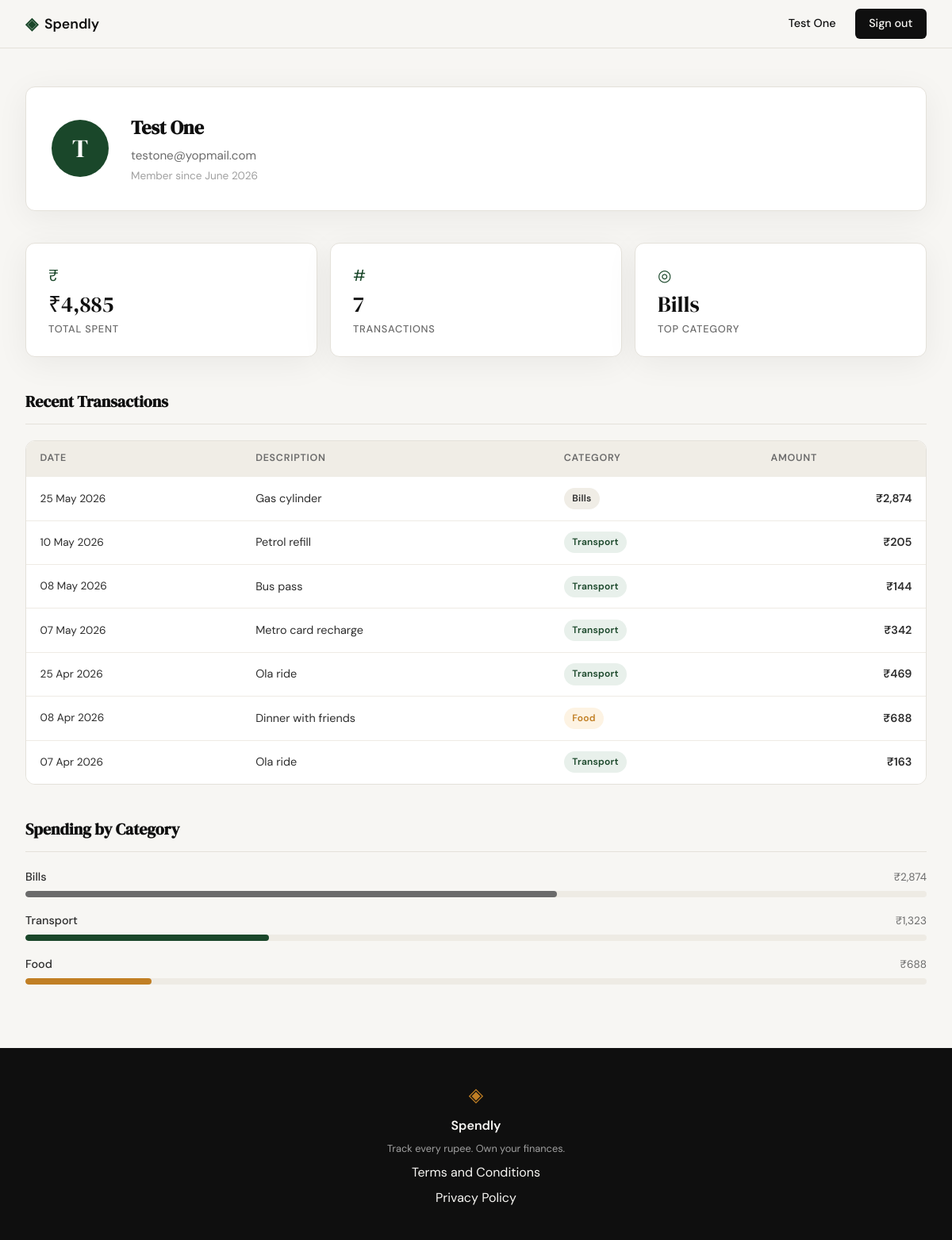
Screenshot of /profile (signed in) with the database file from the repository.
### tables this page shows
CREATE TABLE users (
            id            INTEGER PRIMARY KEY AUTOINCREMENT,
            name          TEXT    NOT NULL,
            email         TEXT    UNIQUE NOT NULL,
            password_hash TEXT    NOT NULL,
            created_at    TEXT    DEFAULT (datetime('now'))
        );

CREATE TABLE expenses (
            id          INTEGER PRIMARY KEY AUTOINCREMENT,
            user_id     INTEGER NOT NULL REFERENCES users(id),
            amount      REAL    NOT NULL,
            category    TEXT    NOT NULL,
            date        TEXT    NOT NULL,
            description TEXT,
            created_at  TEXT    DEFAULT (datetime('now'))
        );

### app.py (the view)
@app.route("/profile")
def profile():
    if not session.get("user_id"):
        return redirect(url_for("login"))
    user_id = session["user_id"]
    raw_user = get_user_by_id(user_id)
    if raw_user is None:
        abort(404)
    user = {
        "name":         raw_user["name"],
        "email":        raw_user["email"],
        "member_since": _fmt_member_since(raw_user["created_at"]),
    }
    raw_txns = get_expenses_by_user(user_id)
    transactions = [
        {
            "date":        _fmt_date(row["date"]),
            "description": row["description"],
            "category":    row["category"],
            "amount":      _fmt_inr(row["amount"]),
        }
        for row in raw_txns
    ]
    raw_stats = get_expense_stats(user_id)
    stats = {
        "total_spent":       _fmt_inr(raw_stats["total_spent"]),
        "transaction_count": raw_stats["transaction_count"],
        "top_category":      raw_stats["top_category"] or "—",
    }
    raw_cats = get_category_breakdown(user_id)
    pcts = _compute_pcts(raw_cats)
    categories = [
        {
            "name":   row["category"],
            "amount": _fmt_inr(row["total"]),
            "pct":    pcts[i],
        }
        for i, row in enumerate(raw_cats)
    ]
    return render_template(
        "profile.html",
        user=user,
        stats=stats,
        transactions=transactions,
        categories=categories,
    )

### app.py (called while the page is built)
def _fmt_inr(amount):
    return "₹{:,.0f}".format(amount)

def _fmt_date(date_str):
    return datetime.strptime(date_str, "%Y-%m-%d").strftime("%d %b %Y")

def _fmt_member_since(created_at):
    return datetime.strptime(created_at[:19], "%Y-%m-%d %H:%M:%S").strftime("%B %Y")

def _compute_pcts(rows):
    if not rows:
        return []
    grand = sum(r["total"] for r in rows)
    if grand == 0:
        return [0] * len(rows)
    floats = [r["total"] / grand * 100 for r in rows]
    floors = [int(f) for f in floats]
    diff = 100 - sum(floors)
    order = sorted(range(len(floats)), key=lambda i: floats[i] - floors[i], reverse=True)
    for i in range(diff):
        floors[order[i]] += 1
    return floors

### database/db.py (called while the page is built)
def get_db():
    conn = sqlite3.connect(DB_PATH)
    conn.row_factory = sqlite3.Row
    conn.execute("PRAGMA foreign_keys = ON")
    return conn

def get_user_by_id(user_id):
    conn = get_db()
    user = conn.execute(
        "SELECT id, name, email, created_at FROM users WHERE id = ?",
        (user_id,),
    ).fetchone()
    conn.close()
    return user

def get_expenses_by_user(user_id):
    conn = get_db()
    rows = conn.execute(
        "SELECT date, description, category, amount FROM expenses "
        "WHERE user_id = ? ORDER BY date DESC",
        (user_id,),
    ).fetchall()
    conn.close()
    return rows

def get_expense_stats(user_id):
    conn = get_db()
    agg = conn.execute(
        "SELECT COALESCE(SUM(amount), 0) AS total_spent, COUNT(*) AS transaction_count "
        "FROM expenses WHERE user_id = ?",
        (user_id,),
    ).fetchone()
    top = conn.execute(
        "SELECT category FROM expenses WHERE user_id = ? "
        "GROUP BY category ORDER BY SUM(amount) DESC LIMIT 1",
        (user_id,),
    ).fetchone()
    conn.close()
    return {
        "total_spent":       agg["total_spent"],
        "transaction_count": agg["transaction_count"],
        "top_category":      top["category"] if top else None,
    }

def get_category_breakdown(user_id):
    conn = get_db()
    rows = conn.execute(
        "SELECT category, SUM(amount) AS total FROM expenses "
        "WHERE user_id = ? GROUP BY category ORDER BY total DESC",
        (user_id,),
    ).fetchall()
    conn.close()
    return rows

### templates/profile.html (shortened to what this page needs)
{% extends "base.html" %}
{% block head %}
<link rel="stylesheet" href="{{ url_for('static', filename='css/profile.css') }}">
{% endblock %}
{% block content %}
<div class="profile-page">
  <section class="profile-header">
    <div class="user-card">
      <div class="user-avatar">{{ user.name[0] | upper }}</div>
      <div class="user-details">
        <h1 class="user-name">{{ user.name }}</h1>
        <p class="user-email">{{ user.email }}</p>
        <p class="user-since">Member since {{ user.member_since }}</p>
      </div>
    </div>
  </section>
  <section class="stats-section">
    <div class="stats-grid">
      <div class="stat-card">
        <span class="stat-icon">₹</span>
        <span class="stat-value">{{ stats.total_spent }}</span>
        <span class="stat-label">Total Spent</span>
      </div>
      <div class="stat-card">
        <span class="stat-icon">#</span>
        <span class="stat-value">{{ stats.transaction_count }}</span>
        <span class="stat-label">Transactions</span>
      </div>
      <div class="stat-card">
        <span class="stat-icon">◎</span>
        <span class="stat-value">{{ stats.top_category }}</span>
        <span class="stat-label">Top Category</span>
      </div>
    </div>
  </section>
  <section class="transactions-section">
    <div class="section-header">
      <h2 class="section-title">Recent Transactions</h2>
    </div>
    <div class="table-wrapper">
      <table class="tx-table">
        <thead>
          <tr>
            <th>Date</th>
            <th>Description</th>
            <th>Category</th>
            <th class="col-amount">Amount</th>
          </tr>
        </thead>
        <tbody>
          {% for tx in transactions %}
          <tr>
            <td class="tx-date">{{ tx.date }}</td>
            <td class="tx-desc">{{ tx.description }}</td>
            <td>
              <span class="badge badge--{{ tx.category | lower }}">{{ tx.category }}</span>
            </td>
            <td class="tx-amount">{{ tx.amount }}</td>
          </tr>
          {% endfor %}
        </tbody>
      </table>
    </div>
  </section>
  <section class="breakdown-section">
    <div class="section-header">
      <h2 class="section-title">Spending by Category</h2>
    </div>
    <div class="breakdown-list">
      {% for cat in categories %}
      <div class="breakdown-row">
        <div class="breakdown-meta">
          <span class="breakdown-name">{{ cat.name }}</span>
          <span class="breakdown-amount">{{ cat.amount }}</span>
        </div>
        <div class="bar-track">
          <div class="bar-fill bar-fill--{{ cat.name | lower }}" style="--pct: {{ cat.pct }}%"></div>
        </div>
      </div>
      {% endfor %}
    </div>
  </section>
</div>
{% endblock %}

### templates/base.html (shortened to what this page needs)
<!DOCTYPE html>
<html lang="en">
<head>
    <link rel="stylesheet" href="{{ url_for('static', filename='css/style.css') }}">
    {% block head %}{% endblock %}
</head>
<body>
    <nav class="navbar">
        <div class="nav-inner">
            <a href="{{ url_for('landing') }}" class="nav-brand">
                <span class="brand-icon">◈</span>
                <span class="brand-name">Spendly</span>
            </a>
            <div class="nav-links">
                {% if session.user_id %}
                    <span class="nav-user">{{ session.user_name }}</span>
                    <a href="{{ url_for('logout') }}" class="nav-cta">Sign out</a>
                {% else %}
                    <a href="{{ url_for('login') }}">Sign in</a>
                    <a href="{{ url_for('register') }}" class="nav-cta">Get started</a>
                {% endif %}
            </div>
        </div>
    </nav>
    <main class="main-content">
        {% block content %}{% endblock %}
    </main>
    <footer class="footer">
        <div class="footer-inner">
            <span class="brand-icon">◈</span>
            <span class="footer-name">Spendly</span>
            <p class="footer-copy">Track every rupee. Own your finances.</p>
            <a href="{{ url_for('terms') }}">Terms and Conditions</a>
            <a href="{{ url_for('privacy') }}">Privacy Policy</a>
        </div>
    </footer>
</body>
</html>

### static/css/style.css (style rules this page uses)
:root { --ink: #0f0f0f; --ink-soft: #2d2d2d; --ink-muted: #6b6b6b; --ink-faint: #a0a0a0; --paper: #f7f6f3; --paper-warm: #f0ede6; --paper-card: #ffffff; --accent: #1a472a; --accent-light: #e8f0eb; --accent-2: #c17f24; --accent-2-light: #fdf3e3; --danger: #c0392b; --danger-light: #fdecea; --border: #e4e1da; --border-soft: #eeebe4; --font-display: 'DM Serif Display', Georgia, serif; --font-body: 'DM Sans', system-ui, sans-serif; --max-width: 1200px; --auth-width: 440px; --radius-sm: 6px; --radius-md: 12px; --radius-lg: 20px; }
*, *::before, *::after { box-sizing: border-box; margin: 0; padding: 0; }
html { font-size: 16px; scroll-behavior: smooth; }
body { background: var(--paper); color: var(--ink); font-family: var(--font-body); font-size: 1rem; line-height: 1.6; -webkit-font-smoothing: antialiased; }
a { color: inherit; text-decoration: none; }
.navbar { position: sticky; top: 0; z-index: 100; background: var(--paper); border-bottom: 1px solid var(--border); padding: 0 2rem; }
.nav-inner { max-width: var(--max-width); margin: 0 auto; height: 60px; display: flex; align-items: center; justify-content: space-between; }
.nav-brand { display: flex; align-items: center; gap: 0.5rem; font-family: var(--font-body); font-weight: 600; font-size: 1.1rem; color: var(--ink); }
.brand-icon { color: var(--accent); font-size: 1.3rem; }
.brand-name { color: var(--ink); }
.nav-links { display: flex; align-items: center; gap: 1.5rem; font-size: 0.9rem; font-weight: 500; }
.nav-links a { color: var(--ink-muted); transition: color 0.2s; }
.nav-cta { background: var(--ink) !important; color: var(--paper) !important; padding: 0.45rem 1.1rem; border-radius: var(--radius-sm); transition: background 0.2s !important; }
.main-content { min-height: calc(100vh - 60px - 100px); }
.footer { background: var(--ink); color: var(--paper); padding: 2.5rem 2rem; text-align: center; }
.footer-inner { display: flex; flex-direction: column; align-items: center; gap: 0.4rem; }
.footer .brand-icon { color: var(--accent-2); font-size: 1.5rem; }
.footer-name { font-weight: 600; font-size: 1rem; }
.footer-copy { font-size: 0.8rem; color: var(--ink-faint); }

### rows the page displays
users: user_name "Test One", name "T", name "Test One", email "testone@yopmail.com"
expenses: top_category "Bills", date "25 May 2026", description "Gas cylinder", category "Bills", amount "₹2,874"
expenses: date "10 May 2026", description "Petrol refill", category "Transport", amount "₹205"
expenses: date "08 May 2026", description "Bus pass", category "Transport", amount "₹144"
expenses: date "07 May 2026", description "Metro card recharge", category "Transport", amount "₹342"
expenses: date "25 Apr 2026", description "Ola ride", category "Transport", amount "₹469"
expenses: date "08 Apr 2026", description "Dinner with friends", category "Food", amount "₹688"
expenses: date "07 Apr 2026", description "Ola ride", category "Transport", amount "₹163"

### other values shown
{{ user.member_since }} "June 2026"
{{ stats.total_spent }} "₹4,885"
{{ stats.transaction_count }} "7"
{{ cat.name }} "Bills" "Transport" "Food"
{{ cat.amount }} "₹2,874" "₹1,323" "₹688"
